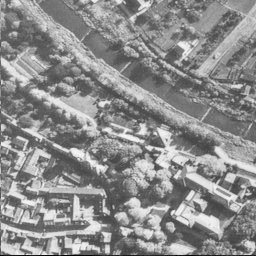
%> input picture aerial.tiff, 256 x 256 px
$ octave exer1_1.m   (GNU Octave 9; MATLAB toolbox functions it lacks are replaced by stand-ins)
%> lines starting %> are read from the running program, lines starting %| are printed output that depends on the picture; in (x1, y1, x2, y2) boxes, pixels count from 0 and x2, y2 are one past the last pixel; in counts of white or black regions, pixels touching at a corner belong together; the program's own positions count from 1
clc;
close all;
clear;

scr = get(0,'ScreenSize');

image = imread('aerial.tiff');
%> image is the input picture: size 256x256 uint8; min 1, max 248, mean 140.5
amp = abs(fft2(image));

%% linear and logarithmic representation of image amplitude
figure(1);
set(gcf,'Position',[0.12*scr(3) 0.12*scr(4) 0.75*scr(3) 0.75*scr(4)]);

subplot(1,2,1);
imagesc(amp);
axis square;
colorbar;
title("Linear");
clim([0 9000]);
subplot(1,2,2);
imagesc(log10(1+amp));
axis square;
colorbar;
title('Logarithmic');
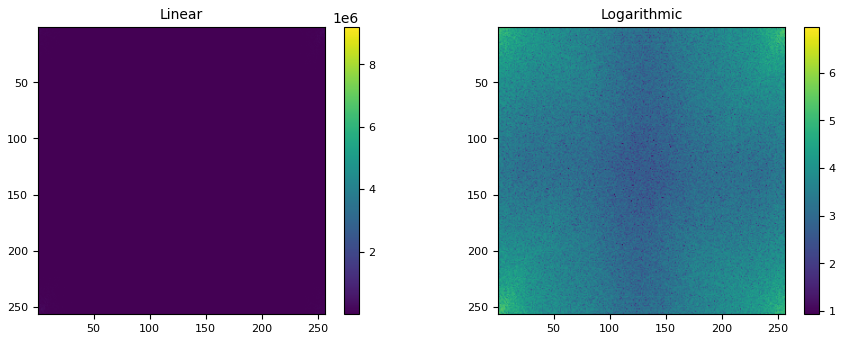
%> figure redrawn from the program's plot data, 2 panels

%% lowpass filtered image
figure(2);
set(gcf,'Position',[0.12*scr(3) 0.12*scr(4) 0.75*scr(3) 0.75*scr(4)]);

lowpass = zeros(size(amp));
lowpass(1:30,1:30) = 1;
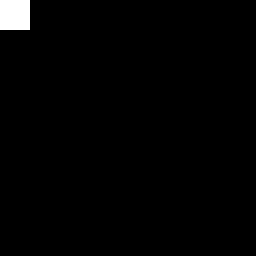
%> lowpass: size 256x256 double; values 0 (black) and 1 (white), 1.4% white; 1 white region, box (x1, y1, x2, y2) and area: (0, 0, 30, 30) 900
amp_lp = amp.*lowpass;
img_lp = ifft2(amp_lp);

subplot(1,3,1);
imshow(image);
title('Original Image');
subplot(1,3,2);
imshow(abs(img_lp),[]);
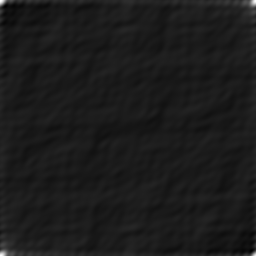
%> displayed picture: size 256x256, on the screen's scale of 0 to 255; min 0, max 255, mean 27.5
title("LP-filtered image");
subplot(1,3,3);
imagesc(amp_lp);
title('2D-FFT Amplitude of Filtered Image');
clim([0 9000]);
axis square;
colorbar;
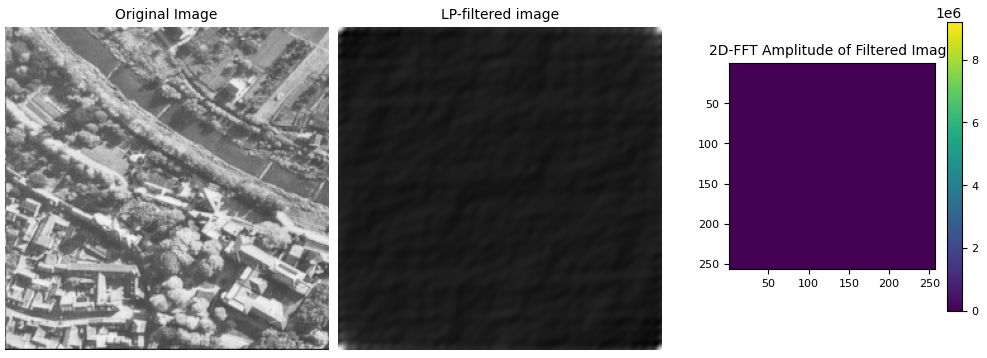
%> figure redrawn from the program's plot data, 3 panels

%% highpass filtered image

figure(3);
set(gcf,'Position',[0.12*scr(3) 0.12*scr(4) 0.75*scr(3) 0.75*scr(4)]);

highpass = ones(size(amp));
highpass(1:100,1:100) = 0;
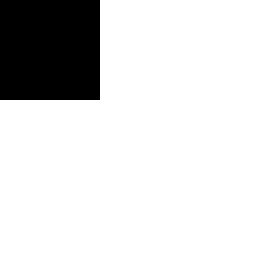
%> highpass: size 256x256 double; values 0 (black) and 1 (white), 84.7% white; 1 black region, box (x1, y1, x2, y2) and area: (0, 0, 100, 100) 10000
amp_hp = amp.*highpass;
img_hp = ifft2(amp_hp);

subplot(1,3,1);
imshow(image);
title('Original Image');
subplot(1,3,2);
imshow(abs(img_hp),[]);
title("HP-filtered image");
subplot(1,3,3);
imagesc(amp_hp);
title('2D-FFT Amplitude of Filtered Image');
clim([0 9000]);
axis square;
colorbar;
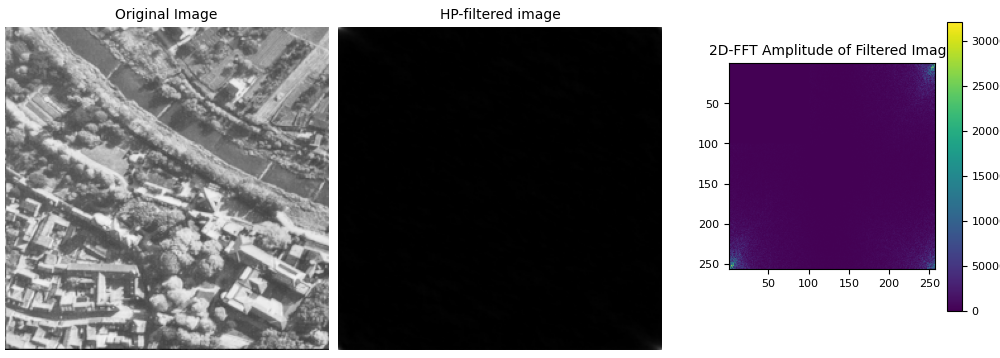
%> figure redrawn from the program's plot data, 3 panels

%% impulse response and amplitude response of filters and filtered images

figure(4);
set(gcf,'Position',[0.12*scr(3) 0.12*scr(4) 0.75*scr(3) 0.75*scr(4)]);
subplot(2,2,1);
plot(abs(ifft2(lowpass(1:256))));
title("Impulse Response of Lowpass Filter");
subplot(2,2,3);
plot(abs(ifft2(highpass(1:256))));
title("Impulse Response of Highpass Filter");
subplot(2,2,2);
imagesc(lowpass);
title("Amplitude Response of Lowpass Filter");
subplot(2,2,4);
imagesc(highpass);
title("Amplitude Response of Highpass Filter");
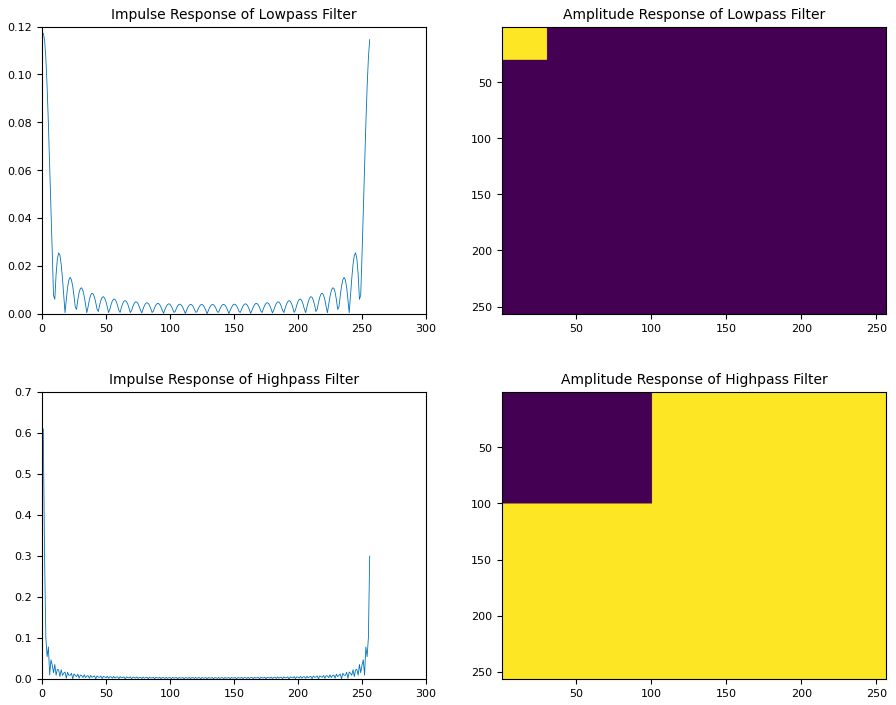
%> figure redrawn from the program's plot data, 4 panels

$ run again, with clock.jpg saved as aerial.tiff
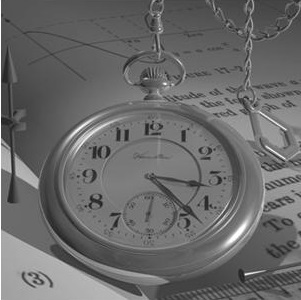
%> input picture clock.jpg, 301 x 300 px
%> image is the input picture: size 300x301x3 uint8; min 27, max 255, mean 105.7
%> `highpass(1:100,1:100) = 0;`:
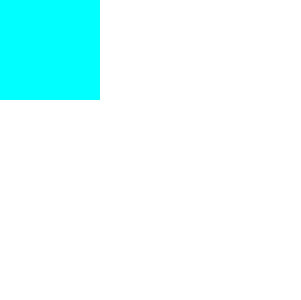
%> highpass: size 300x301x3 double; mean R, G, B 0.889, 1, 1
%> `title("Amplitude Response of Highpass Filter");`:
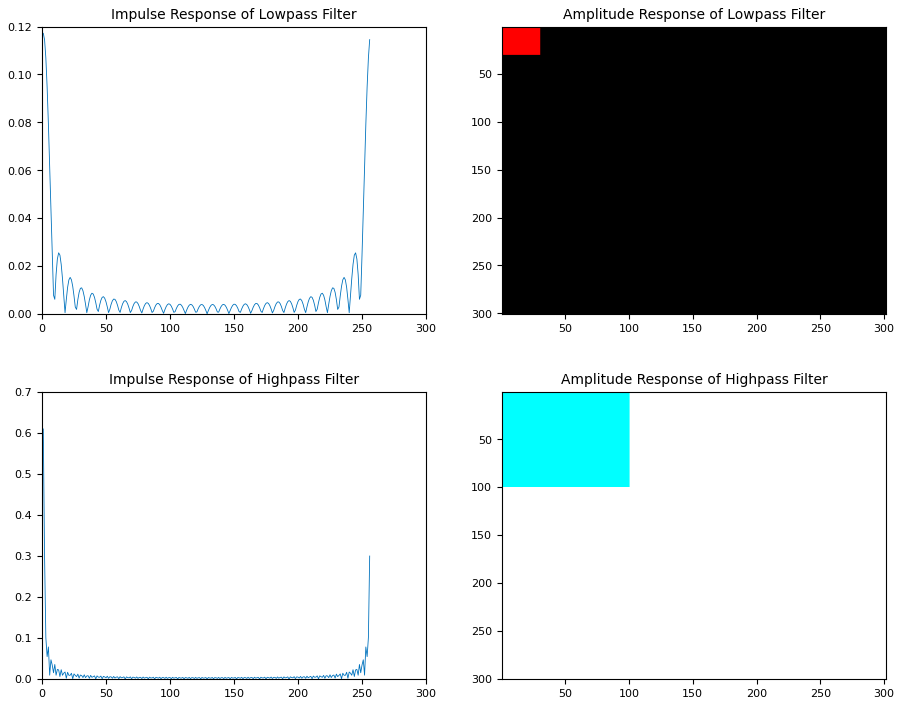
%> figure redrawn from the program's plot data, 4 panels
